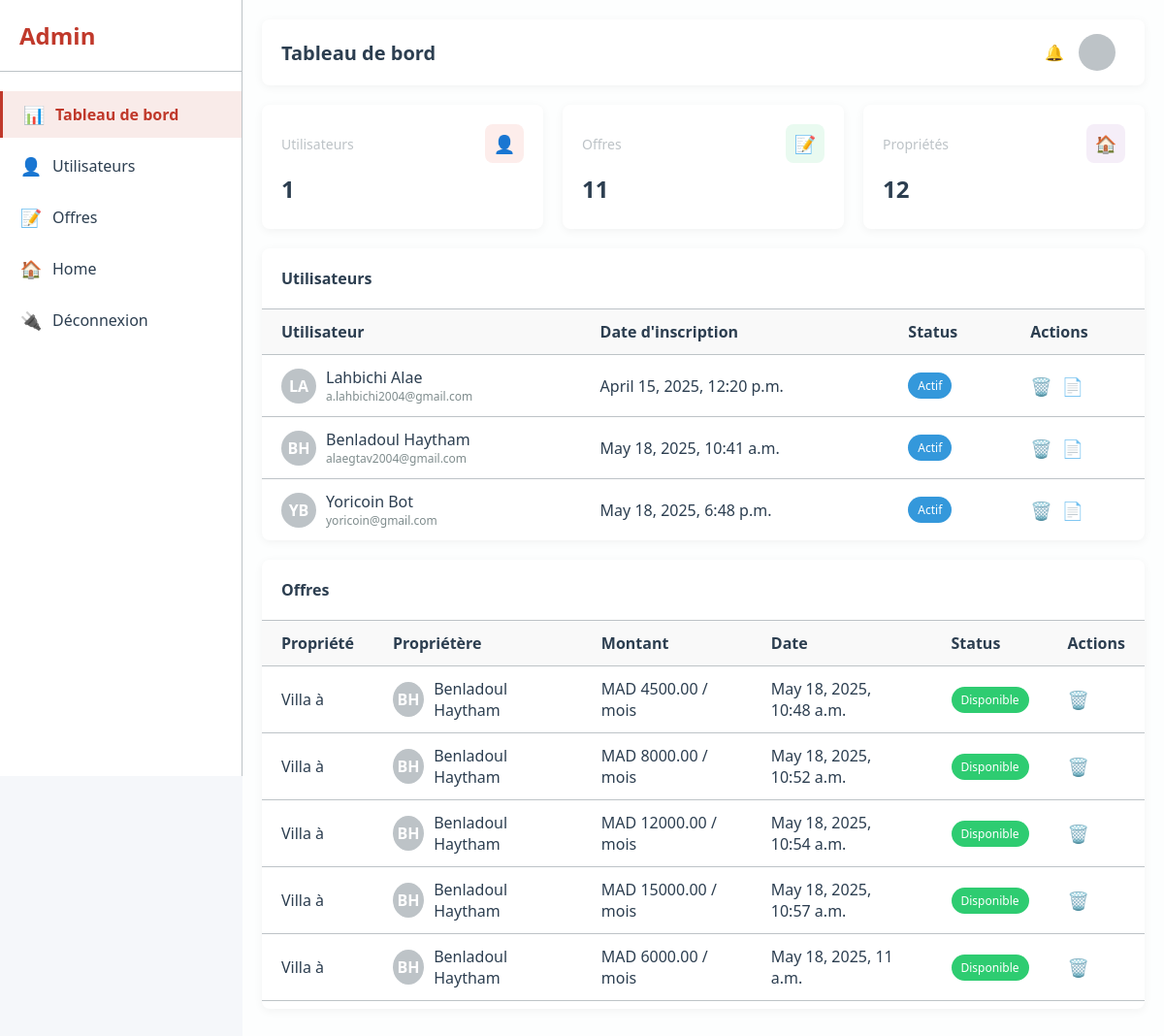
Page /app1/dashboard-page/ on the earlier database version.
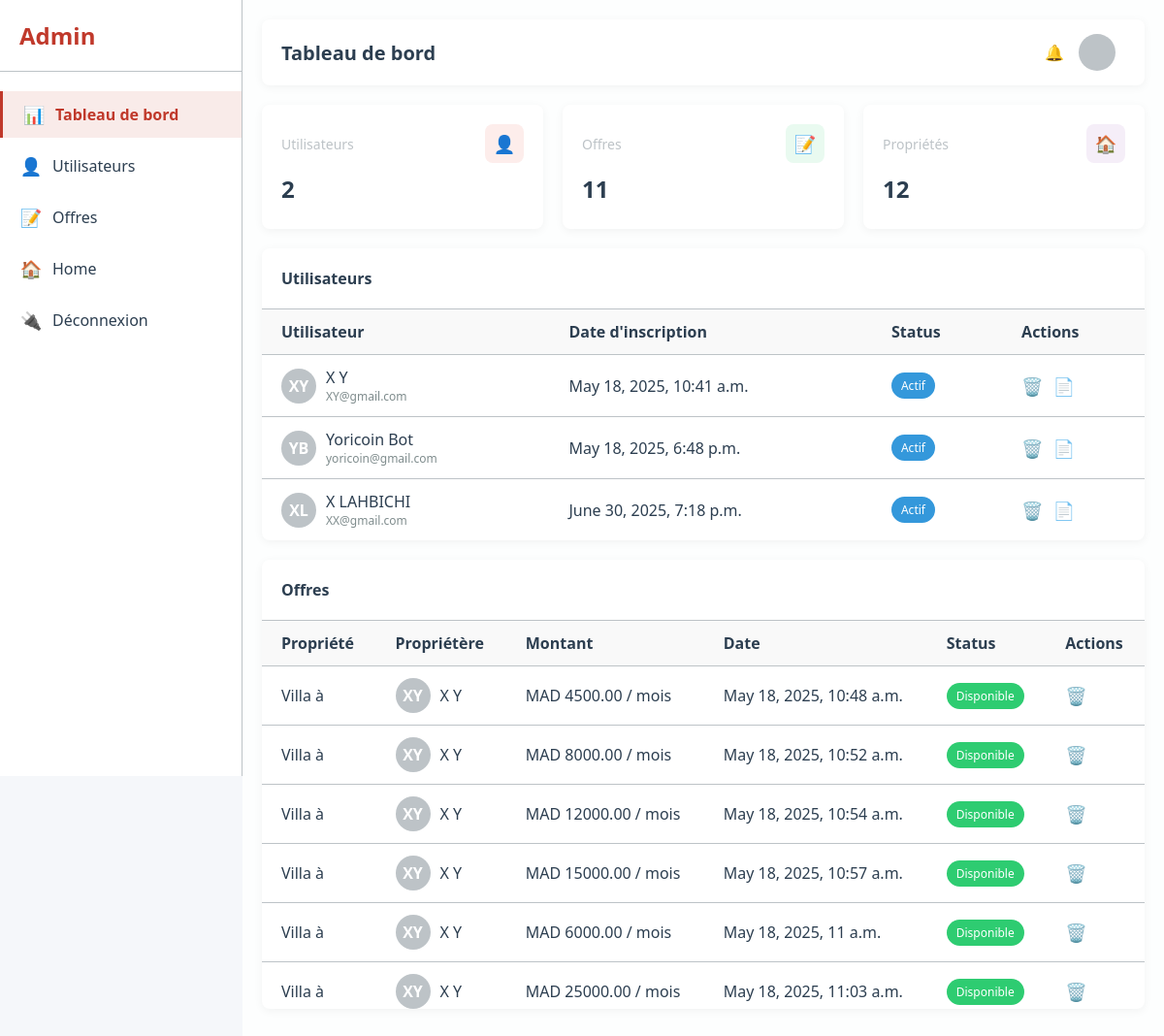
Same page on the later database version.
### app1/models.py (models this page shows, shortened)
class CustomUser(AbstractUser):
    SEX_TYPES = [
        ('Homme' , 'Homme'),
        ('Femme' , 'Femme'),
    ]
    Status_Types = [
        ('Admin','Admin'),
        ('Visiteur','Visiteur'),
        ('Étudiant' , 'Étudiant'),
        ('Entrepreneur' , 'Entrepreneur') ,
    ]
    email = models.EmailField(unique=True)
    pays = CountryField(default='MA')
    date_naissance = models.DateField(blank=True , null= True )
    ville = models.CharField(max_length=255,blank=True,null=True)
    adress = models.CharField(max_length=255,blank=True,null=True)
    code_postal = models.BigIntegerField(blank=True,null=True)
    phone_number = models.CharField(max_length=15, blank=True, null=True)
    genre = models.CharField(max_length=255,choices=SEX_TYPES,default="Homme")
    status = models.CharField(max_length=255,choices=Status_Types,default="Visiteur")
    ProfileImage = models.ImageField(upload_to="profileimage/" , default="profileimage/default.png")
    Email_Verifiyed = models.DateField(auto_now=False, auto_now_add=False,blank=True,null=True)
    activation = models.BooleanField(default=False)
    date_created = models.DateTimeField(default=timezone.now)

class ColocationOffer(models.Model):
    STATUS_TYPES = [
        ('Disponible', 'Disponible'),
        ('Refusé', 'Refusé'),
        ('En attente', 'En attente'),
        ('Fini', 'Fini'),
    ]
    owner = models.ForeignKey(CustomUser, on_delete=models.CASCADE, related_name="colocation_offers")
    house = models.ForeignKey(House, on_delete=models.CASCADE, null=True , blank=True , related_name="offers")
    nombre_personne = models.PositiveIntegerField(default=1)
    rent = models.DecimalField(max_digits=10, decimal_places=2)
    charges = models.DecimalField(max_digits=10, decimal_places=2)
    status = models.CharField(max_length=255, choices=STATUS_TYPES, default="En attente")
    autorisation = models.BooleanField(default=False)
    created_at = models.DateTimeField(auto_now_add=True)

### app1/views.py (the view)
# urls.py: path('dashboard-page/',dashboard_profile,name="dashboard_page"),
def dashboard_profile(request):
    users = CustomUser.objects.all()
    offres = ColocationOffer.objects.all()
    users_count = CustomUser.objects.exclude(status = "Admin").count()
    offres_count = ColocationOffer.objects.all().count()
    offres_attente = ColocationOffer.objects.filter(status = "En attente").count()
    houses_count = House.objects.all().count()
    return render(request,'private/dashboard.html',{"users" : users , "offres" : offres , "user_count" : users_count , "offer_count" : offres_count , "order_attente" : offres_attente , "house_count" : houses_count})

### templates/private/dashboard.html (shortened to what the changed rows need)
<!DOCTYPE html>
{% load static %}
<html lang="fr">
<head>
    <link rel="stylesheet" href="{% static "css/home/home.css" %}">
    <link rel="stylesheet" href="{% static "css/private/dashboard/dashboard.css" %}">
</head>
<body>
    <div class="app-container">
        <div class="content-wrapper">
            <div class="card-grid">
                <div class="stat-card">
                    <div class="stat-header">
                        <div class="stat-title">Utilisateurs</div>
                        <div class="stat-icon stat-users">👤</div>
                    </div>
                    <div class="stat-value">{{user_count}}</div>
                </div>
            </div>
            <div class="table-container">
                <div class="table-responsive" style="max-height: 50vh;overflow-y: auto;">
                    <table class="data-table">
                        <thead>
                            <tr>
                                <th>Utilisateur</th>
                                <th>Date d'inscription</th>
                                <th>Status</th>
                                <th>Actions</th>
                            </tr>
                        </thead>
                        <tbody>
                            {% for x in users  %}
                            <tr>
                                <td>
                                    <div class="user-cell">
                                        <div class="user-avatar">{{x.first_name|slice:":1"}}{{x.last_name|slice:":1"}}</div>
                                        <div class="user-details">
                                            <div class="user-name">{{x.first_name}} {{x.last_name}}</div>
                                            <div class="user-email">{{x.email}}</div>
                                        </div>
                                    </div>
                                </td>
                                <td>{{x.date_created}}</td>
                                <td>
                                    {% if x.activation %}
                                        <span class="status-badge status-active">Actif</span></td>
                                    {% else %}
                                        <span class="status-badge status-active" style="background-color:#7F8C8D">Inactif</span></td>
                                    {% endif %}
                                <td>
                                    <div class="action-icons">
                                        <a style="text-decoration:none;"  href="{% url "supprimer_user" x.id %}" class="action-icon">🗑️</a>
                                        <a href="{% url "other_profile" x.id %}" style="text-decoration:none;">📄</a>
                                    </div>
                                </td>
                            </tr>
                            {% endfor %}
                        </tbody>
                    </table>
                </div>
            </div>
            <div class="table-container">
                <div class="table-responsive" style="max-height: 50vh;overflow-y: auto;">
                    <table class="data-table">
                        <thead>
                            <tr>
                                <th>Propriété</th>
                                <th>Propriétère</th>
                                <th>Montant</th>
                                <th>Date</th>
                                <th>Status</th>
                                <th>Actions</th>
                            </tr>
                        </thead>
                        <tbody>
                            {% for offre in offres  %}
                            <tr>
                                <td>Villa à {{offre.city.name}}</td>
                                <td>
                                    <div class="user-cell">
                                        <div class="user-avatar">{{offre.owner.first_name|slice:":1"|upper}}{{offre.owner.last_name|slice:":1"|upper}}</div>
                                        <div class="user-details">
                                            <div class="user-name">{{offre.owner.first_name}} {{offre.owner.last_name}}</div>
                                        </div>
                                    </div>
                                </td>
                                <td>MAD {{offre.rent}} / mois</td>
                                <td>{{offre.created_at}}</td>
                                <td><span class="status-badge {% if offre.status == "Disponible" %}status-approved{% elif offre.status == "Refusé" %}status-rejected{% else %}status-pending{% endif %}">{{offre.status}}</span></td>
                                <td>
                                    {% if offre.status == "En attente"  %}
                                    <div class="table-actions">
                                        <a href="{% url "annonceaccepter" offre.id %}" style="text-decoration:none;" class="action-btn btn-success">✅</a>
                                        <a href="{% url "annoncerefuser" offre.id %}" style="text-decoration:none;" class="action-btn btn-danger">❌</a>
                                    </div>
                                    {% else %}
                                        <div class="action-icons">
                                            <a style="text-decoration:none;"  href="{% url "supprimer_annonce_admin" offre.id %}" class="action-icon">🗑️</a>
                                        </div>
                                    {% endif %}
                                </td>
                            </tr>
                            {% endfor %}
                        </tbody>
                    </table>
                </div>

Differences in the rows shown:
removed CustomUser: first_name "L", last_name "A", first_name "Lahbichi", last_name "Alae", email "a.lahbichi2004@gmail.com", date_created "April 15, 2025, 12:20 p.m.", activation "Actif"
changed CustomUser: first_name "B" → "X"; last_name "H" → "Y"; first_name "Benladoul" → "X"; last_name "Haytham" → "Y"; email "alaegtav2004@gmail.com" → "XY@gmail.com"
added CustomUser: first_name "X", last_name "L", last_name "LAHBICHI", email "XX@gmail.com", date_created "June 30, 2025, 7:18 p.m.", activation "Actif"
changed through a linked row, ColocationOffer "May 18, 2025, 10:48 a.m.": owner.first_name "B" → "X"; owner.last_name "H" → "Y"; owner.first_name "Benladoul" → "X"; owner.last_name "Haytham" → "Y"
changed through a linked row, ColocationOffer "May 18, 2025, 10:52 a.m.": owner.first_name "B" → "X"; owner.last_name "H" → "Y"; owner.first_name "Benladoul" → "X"; owner.last_name "Haytham" → "Y"
changed ColocationOffer "May 18, 2025, 10:54 a.m.": owner.first_name "B" → "X"; owner.last_name "H" → "Y"; owner.first_name "Benladoul" → "X"; owner.last_name "Haytham" → "Y"
changed ColocationOffer "May 18, 2025, 10:57 a.m.": owner.first_name "B" → "X"; owner.last_name "H" → "Y"; owner.first_name "Benladoul" → "X"; owner.last_name "Haytham" → "Y"
changed through a linked row, ColocationOffer "May 18, 2025, 11 a.m.": owner.first_name "B" → "X"; owner.last_name "H" → "Y"; owner.first_name "Benladoul" → "X"; owner.last_name "Haytham" → "Y"
now on this page (row unchanged): ColocationOffer: owner.first_name "X", owner.last_name "Y", rent "25000.00", created_at "May 18, 2025, 11:03 a.m.", status "Disponible"
Other differences:
{{ user_count }}: "1" → "2"
